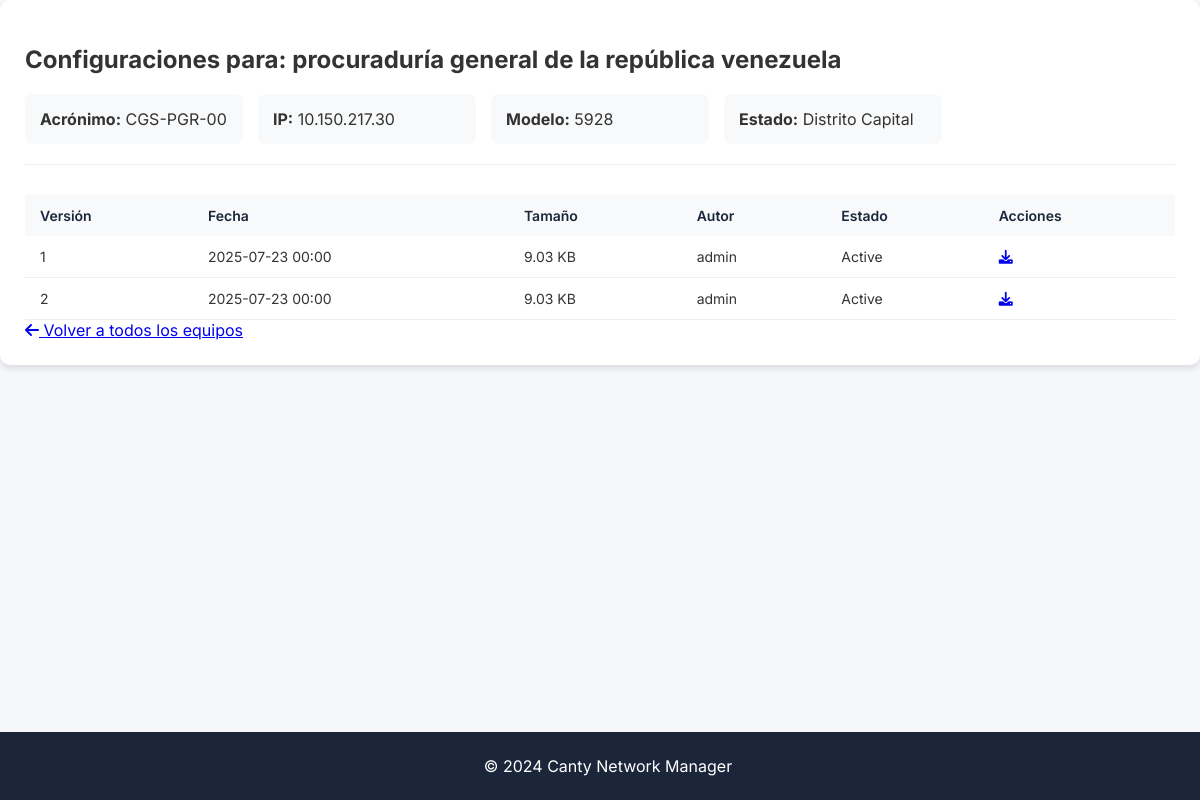
/list_version/CGS-PGR-00 (signed in), run on the app's committed database.
### tables this page shows
CREATE TABLE Equipo (
        id INTEGER PRIMARY KEY AUTOINCREMENT,
        region TEXT,
        estado TEXT,
        localidad TEXT,
        nombre_equipo TEXT,
        acronimo TEXT UNIQUE,
        ip TEXT UNIQUE,
        modelo TEXT,
        proveedor TEXT
    );

CREATE TABLE Version (
        id INTEGER PRIMARY KEY AUTOINCREMENT,
        version TEXT NOT NULL,
        fecha DATETIME NOT NULL,
        tamano REAL NOT NULL,
        autor_id INTEGER NOT NULL,
        status TEXT NOT NULL DEFAULT 'Draft',
        contenido BLOB,
        equipo_id INTEGER NOT NULL,
        archivo_nombre TEXT,
        FOREIGN KEY (autor_id) REFERENCES User_Login(id),
        FOREIGN KEY (equipo_id) REFERENCES Equipo(id)
    );

CREATE TABLE User_Login (
        id INTEGER PRIMARY KEY AUTOINCREMENT,
        usuario TEXT UNIQUE NOT NULL,
        contrasena TEXT NOT NULL,
        tipo_usuario INTEGER NOT NULL,
        FOREIGN KEY (tipo_usuario) REFERENCES Tipo_usuario(id)
    );

### app.py (the view)
@app.route('/list_version/<acronimo>')
@app.route('/equipo/<int:id>/versions')  # Ruta alternativa para compatibilidad
@login_required
def list_version(acronimo):
    try:
        page = max(1, int(request.args.get('page', 1)))
        per_page = int(request.args.get('per_page', '10'))
        with closing(get_db()) as conn:
            equipo = conn.execute('''
                SELECT id, nombre_equipo, acronimo, ip, modelo, estado
                FROM Equipo WHERE acronimo = ?
            ''', (acronimo,)).fetchone()
            if not equipo:
                flash('Equipo no encontrado', 'error')
                return redirect(url_for('list_device'))
            versions_query = '''
                SELECT
                    v.id,
                    v.version,
                    strftime('%Y-%m-%d %H:%M', v.fecha) as fecha_formateada,
                    v.tamano,
                    v.status,
                    u.usuario as autor,
                    v.contenido
                FROM Version v
                JOIN User_Login u ON v.autor_id = u.id
                WHERE v.equipo_id = ?
                ORDER BY v.fecha DESC
                LIMIT ? OFFSET ?
            '''
            count_query = '''
                SELECT COUNT(*)
                FROM Version
                WHERE equipo_id = ?
            '''
            total_versions = conn.execute(count_query, (equipo['id'],)).fetchone()[0]
            versions = conn.execute(
                versions_query,
                (equipo['id'], per_page, (page-1)*per_page)
            ).fetchall()
            total_pages = max(1, (total_versions + per_page - 1) // per_page)
            page = min(page, total_pages)
            return render_template('equipos/version/list_version.html',
                equipo=equipo,
                all_version=versions,
                current_equipo=equipo['id'],
                pagination={
                    'page': page,
                    'per_page': per_page,
                    'total': total_versions,
                    'total_pages': total_pages,
                    'has_next': page < total_pages,
                    'has_prev': page > 1
                }
            )
    except Exception as e:
        logger.error(f"Error en list_version: {str(e)}", exc_info=True)
        flash('Error al listar versiones', 'error')
        return redirect(url_for('dashboard'))

### app.py (called while the page is built)
@login_manager.user_loader
def load_user(user_id):
    with closing(get_db()) as conn:
        user = conn.execute(
            'SELECT id, usuario, tipo_usuario FROM User_Login WHERE id = ?',
            (user_id,)
        ).fetchone()
        if user:
            return User(user['id'], user['usuario'], user['tipo_usuario'])
    return None

def get_db():
    conn = sqlite3.connect(app.config['DATABASE'])
    conn.row_factory = sqlite3.Row
    return conn

@app.context_processor
def inject_user():
    return dict(current_user=current_user)

### templates/equipos/version/list_version.html (shortened to what this page needs)
{% extends "base.html" %}
{% block extra_css %}
<link rel="stylesheet" href="{{ url_for('static', filename='css/dashboard.css') }}">
{% endblock %}
{% block content %}
<div class="version-container">
    <div class="equipo-header">
        <h2>Configuraciones para: {{ equipo.nombre_equipo }}</h2>
        <div class="equipo-info">
            <div class="info-card">
                <strong>Acrónimo:</strong> {{ equipo.acronimo }}
            </div>
            <div class="info-card">
                <strong>IP:</strong> {{ equipo.ip }}
            </div>
            <div class="info-card">
                <strong>Modelo:</strong> {{ equipo.modelo }}
            </div>
            <div class="info-card">
                <strong>Estado:</strong>
                <span class="badge {% if equipo.estado == 'Activo' %}bg-success{% else %}bg-secondary{% endif %}">
                    {{ equipo.estado }}
                </span>
            </div>
        </div>
    </div>
    <div class="table-responsive">
        <table class="table table-striped">
            <thead>
                <tr>
                    <th>Versión</th>
                    <th>Fecha</th>
                    <th>Tamaño</th>
                    <th>Autor</th>
                    <th>Estado</th>
                    <th>Acciones</th>
                </tr>
            </thead>
            <tbody>
                {% for version in all_version %}
                <tr>
                    <td>{{ version.version }}</td>
                    <td>{{ version.fecha_formateada }}</td>
                    <td>{{ "%.2f"|format(version.tamano/1024) }} KB</td>
                    <td>{{ version.autor }}</td>
                    <td>
                        <span class="badge {% if version.status == 'active' %}bg-success{% elif version.status == 'draft' %}bg-warning{% else %}bg-secondary{% endif %}">
                            {{ version.status|capitalize }}
                        </span>
                    </td>
                    <td>
                        <a href="{{ url_for('download_version', id=version.id) }}"
                           class="btn btn-sm btn-primary"
                           title="Descargar configuración">
                            <i class="fas fa-download"></i>
                        </a>
                    </td>
                </tr>
                {% else %}
                <tr>
                    <td colspan="6" class="text-center">No se encontraron versiones para este equipo</td>
                </tr>
                {% endfor %}
            </tbody>
        </table>
    </div>
    <div class="mt-4">
        <a href="{{ url_for('dashboard') }}" class="btn btn-secondary">
            <i class="fas fa-arrow-left"></i> Volver a todos los equipos
        </a>
    </div>
</div>
{% endblock %}

### static/css/base.css (style rules this page uses)
:root { --primary-dark: #1b263b; --primary: #415a77; --primary-light: #778da9; --background: #e0e1dd; --error: #a84e42; --success: #2e7d32; --warning: #ff9800; }
body { font-family: 'Inter', sans-serif; margin: 0; padding: 0; color: #333; min-height: 100vh; display: flex; flex-direction: column; }

### static/css/dashboard.css (style rules this page uses)
body { font-family: 'Inter', sans-serif; margin: 0; padding: 0; background-color: #f5f7fa; color: #333; }
table { width: 100%; border-collapse: collapse; }
th { text-align: left; padding: 12px 15px; background-color: #f8f9fa; color: var(--primary-dark); font-weight: 600; font-size: 14px; }
td { padding: 12px 15px; border-bottom: 1px solid #eee; font-size: 14px; }

### templates/equipos/version/list_version.html (style rules this page uses)
.version-container { background: white; border-radius: 10px; padding: 25px; box-shadow: 0 4px 6px rgba(0,0,0,0.1); margin-bottom: 30px; }
.equipo-header { margin-bottom: 30px; padding-bottom: 20px; border-bottom: 1px solid #eee; }
.equipo-info { display: grid; grid-template-columns: repeat(auto-fill, minmax(200px, 1fr)); gap: 15px; margin-top: 20px; }
.info-card { background: #f8f9fa; padding: 15px; border-radius: 8px; }

### data on the page
Equipo: nombre_equipo "procuraduría general de la república venezuela", acronimo "CGS-PGR-00", ip "10.150.217.30", modelo "5928", estado "Distrito Capital"
Version: version "1", fecha_formateada "2025-07-23 00:00", version.tamano/1024 "9.03", autor "admin", status "Active"
Version: version "2", fecha_formateada "2025-07-23 00:00", version.tamano/1024 "9.03", autor "admin", status "Active"
